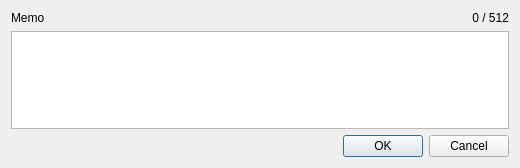
<?xml version="1.0" encoding="UTF-8"?>
<ui version="4.0">
 <class>MemoDialog</class>
 <widget class="QDialog" name="MemoDialog">
  <property name="geometry">
   <rect>
    <x>0</x>
    <y>0</y>
    <width>520</width>
    <height>168</height>
   </rect>
  </property>
  <property name="windowTitle">
   <string>Memo</string>
  </property>
  <layout class="QGridLayout" name="gridLayout">
   <item row="0" column="0">
    <widget class="QLabel" name="label">
     <property name="text">
      <string>Memo</string>
     </property>
    </widget>
   </item>
   <item row="0" column="1">
    <widget class="QLabel" name="memoSize">
     <property name="text">
      <string notr="true">0 / 512</string>
     </property>
     <property name="alignment">
      <set>Qt::AlignRight|Qt::AlignTrailing|Qt::AlignVCenter</set>
     </property>
    </widget>
   </item>
   <item row="2" column="0" colspan="2">
    <widget class="QDialogButtonBox" name="buttonBox">
     <property name="orientation">
      <enum>Qt::Horizontal</enum>
     </property>
     <property name="standardButtons">
      <set>QDialogButtonBox::Cancel|QDialogButtonBox::Ok</set>
     </property>
    </widget>
   </item>
   <item row="1" column="0" colspan="2">
    <widget class="QPlainTextEdit" name="memoTxt"/>
   </item>
  </layout>
 </widget>
 <resources/>
 <connections>
  <connection>
   <sender>buttonBox</sender>
   <signal>accepted()</signal>
   <receiver>MemoDialog</receiver>
   <slot>accept()</slot>
   <hints>
    <hint type="sourcelabel">
     <x>248</x>
     <y>254</y>
    </hint>
    <hint type="destinationlabel">
     <x>157</x>
     <y>274</y>
    </hint>
   </hints>
  </connection>
  <connection>
   <sender>buttonBox</sender>
   <signal>rejected()</signal>
   <receiver>MemoDialog</receiver>
   <slot>reject()</slot>
   <hints>
    <hint type="sourcelabel">
     <x>316</x>
     <y>260</y>
    </hint>
    <hint type="destinationlabel">
     <x>286</x>
     <y>274</y>
    </hint>
   </hints>
  </connection>
 </connections>
</ui>
